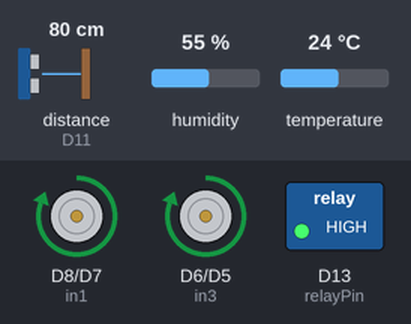
Bench run of a sketch on a simulated Arduino Uno R4 WiFi. Parts: motor-driver pin pairs drawn as motors (green arrow = first pin HIGH = forward, orange = second pin HIGH = backward, longer = more drive, scaled by the enable pin), switched loads named in the sketch (green lamp = pin HIGH). Wiring (inferred from the names in the program): ultrasonic range finder: trigger D12; echo D11. The test bench sets the inputs (shaded band); at power-on: distance to the obstacle (sensor on D11) 80 cm, humidity 55 %, temperature 24 °C. The echo pulse lasts 58.3 µs per cm; WiFi joins after 1.5 s; servers stay silent unless stated; pins used as bus, display or sensor lines are not drawn; what the sketch prints to the serial monitor is not drawn.

Above: at 2.7 s.
2.8 s: distance to the obstacle (sensor on D11) set to 18 cm
4.3 s: distance to the obstacle (sensor on D11) set to 13 cm
At 4.6 s:
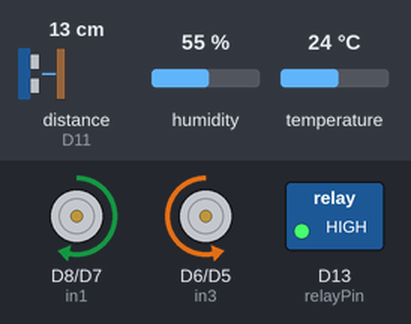
7.8 s: humidity set to 51 %
11.3 s: humidity set to 48 %
At 12.7 s:
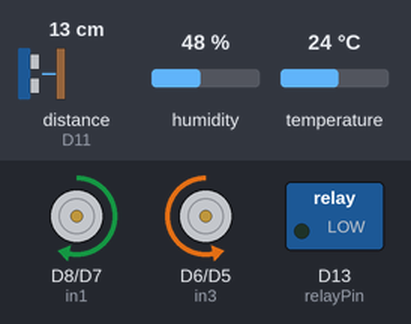
14.9 s: distance to the obstacle (sensor on D11) set to 35 cm
At 16.8 s:
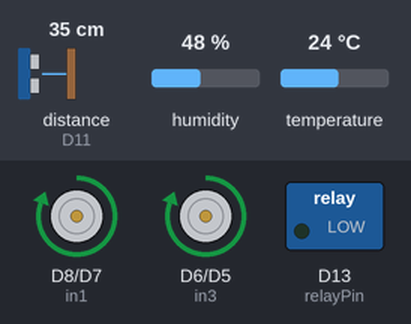
Timing chart, 0 to 18.3 s (numbered marks = the images above; inputs shaded):
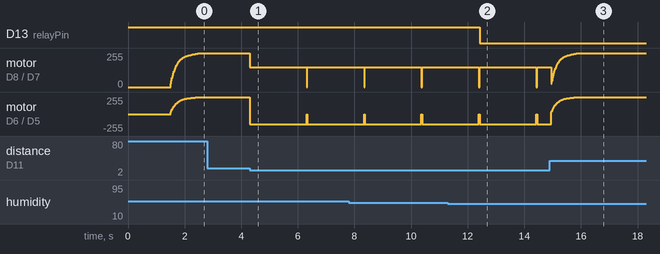

Measured:
- the behaviour switches between 16 and 15 cm on distance to the obstacle (sensor on D11) (found by bisection; images 0 and 1)
- the behaviour switches between 50 and 49 % on humidity (found by bisection; images 1 and 2)
- after the input at 2.8 s, every drawn part: stays the same
- after the input at 4.3 s, motor on D8 (in1) / D7 (in2): forward 255/255 → forward 150/255 at once; motor on D6 (in3) / D5 (in4): forward 255/255 → backward 150/255 at once
- after the input at 11.3 s, D13 (relayPin): HIGH → LOW after 1.1 s

The sketch:

arduino.ino
```cpp
// =================================================================
// ライブラリのインクルード
// =================================================================
#include <WiFiS3.h>
#include <WebSocketsClient.h>
#include <DHT.h>
#include "arduino_secrets.h"

// =================================================================
// ピン設定
// =================================================================
// --- モーター & 超音波センサー ---
const int enA = 9;
const int in1 = 8;
const int in2 = 7;
const int enB = 3;
const int in3 = 6;
const int in4 = 5;
const int trigPin = 12;
const int echoPin = 11;
// --- DHT11 センサー ---
const int dhtPin = 2; // DHT11のピンをD2に統一
// --- リレー ---
const int relayPin = 13;

// =================================================================
// オブジェクトの初期化
// =================================================================
// --- DHTセンサー ---
#define DHTTYPE DHT11
DHT dht(dhtPin, DHTTYPE);
// --- Wi-Fi & WebSocket ---
const char* host = SECRET_SERVER_HOST;
const int port = SECRET_SERVER_PORT;
char ssid[] = SECRET_SSID;
char pass[] = SECRET_PASS;
WebSocketsClient webSocket;

// =================================================================
// 制御用定数 & グローバル変数
// =================================================================
// --- モーター制御 ---
const int OBSTACLE_DISTANCE = 15;
const int ACCEL_INTERVAL = 20;
const int ACCEL_FACTOR = 10;
const int TURN_SPEED = 150;
const int TURN_DURATION = 500;
int currentSpeed = 0;
unsigned long lastUpdateTime = 0;
// --- タイマー管理 ---
unsigned long lastSensorReadTime = 0; // センサー読み取り & リレー制御用
unsigned long lastSendTime = 0;       // WebSocket送信用
// --- 共有データ ---
float lastReadHumidity = 0.0; // 最後に読み取った湿度を保持する変数

// =================================================================
// WebSocket イベント処理
// =================================================================
void webSocketEvent(WStype_t type, uint8_t * payload, size_t length) {
  switch(type) {
    case WStype_DISCONNECTED:
      Serial.println("[WSc] Disconnected!");
      break;
    case WStype_CONNECTED:
      Serial.print("[WSc] Connected to url: ");
      Serial.println((char *)payload);
      break;
    case WStype_TEXT:
      Serial.print("[WSc] get text: ");
      Serial.println((char *)payload);
      break;
    default:
      break;
  }
}

// =================================================================
// セットアップ関数
// =================================================================
void setup() {
  Serial.begin(9600);
  while (!Serial) { ; }

  // --- ハードウェア初期化 ---
  pinMode(enA, OUTPUT);
  pinMode(in1, OUTPUT);
  pinMode(in2, OUTPUT);
  pinMode(enB, OUTPUT);
  pinMode(in3, OUTPUT);
  pinMode(in4, OUTPUT);
  pinMode(trigPin, OUTPUT);
  pinMode(echoPin, INPUT);
  pinMode(relayPin, OUTPUT);
  digitalWrite(relayPin, HIGH); // リレーを初期状態でOFF
  dht.begin();
  Serial.println("Hardware initialized.");

  // --- Wi-Fi接続 ---
  Serial.print("Connecting to ");
  Serial.println(ssid);
  while (WiFi.begin(ssid, pass) != WL_CONNECTED) {
    delay(1000);
    Serial.print(".");
  }
  Serial.println("\nWiFi connected");
  IPAddress ip = WiFi.localIP();
  Serial.print("IP Address: ");
  Serial.println(ip);

  // --- WebSocket接続 ---
  webSocket.begin(host, port, "/");
  webSocket.onEvent(webSocketEvent);
  webSocket.setReconnectInterval(5000);
}

// =================================================================
// メインループ
// =================================================================
void loop() {
  // WebSocketの接続維持
  webSocket.loop();

  // --- 2秒ごとにセンサー読み取り & リレー制御 ---
  if (millis() - lastSensorReadTime > 2000) {
    lastSensorReadTime = millis();
    float h = dht.readHumidity();

    if (!isnan(h)) {
      lastReadHumidity = h; // 読み取った値をグローバル変数に保存
      Serial.print("湿度: ");
      Serial.print(h);
      Serial.print(" %");

      if (h < 50.0) {
        digitalWrite(relayPin, LOW);
        Serial.println(" -> リレーON");
      } else {
        digitalWrite(relayPin, HIGH);
        Serial.println(" -> リレーOFF");
      }
    } else {
      Serial.println("センサーの読み取りに失敗しました");
    }
  }

  // --- 5秒ごとにWebSocketでデータ送信 ---
  if (webSocket.isConnected() && (millis() - lastSendTime > 5000)) {
    lastSendTime = millis();

    // JSON形式の文字列を作成
    String message = "{\"humidity\":" + String(lastReadHumidity, 1) + "}";

    Serial.print("Sending message: ");
    Serial.println(message);
    webSocket.sendTXT(message);
  }

  // --- モーター制御 ---
  long distance = measureDistance();
  if (distance > 0 && distance < OBSTACLE_DISTANCE) {
    pivotTurn();
    stopMotors();
    currentSpeed = 0;
  } else {
    accelerateMotors();
  }
}

// =================================================================
// ヘルパー関数 (モーター制御など)
// =================================================================

void accelerateMotors() {
  unsigned long currentTime = millis();
  if (currentTime - lastUpdateTime >= ACCEL_INTERVAL) {
    lastUpdateTime = currentTime;
    if (currentSpeed < 255) {
      int speedIncrease = max(1, (255 - currentSpeed) / ACCEL_FACTOR);
      currentSpeed += speedIncrease;
      if (currentSpeed > 255) {
        currentSpeed = 255;
      }
    }
  }
  setMotorSpeed(currentSpeed, true);
}

void stopMotors() {
  setMotorSpeed(0, true);
}

void pivotTurn() {
  setMotorA(TURN_SPEED, true);
  setMotorB(TURN_SPEED, false);
  delay(TURN_DURATION);
}

void setMotorSpeed(int speed, bool forward) {
  setMotorA(speed, forward);
  setMotorB(speed, forward);
}

long measureDistance() {
  digitalWrite(trigPin, LOW);
  delayMicroseconds(2);
  digitalWrite(trigPin, HIGH);
  delayMicroseconds(10);
  digitalWrite(trigPin, LOW);
  long duration = pulseIn(echoPin, HIGH, 30000L);
  if (duration == 0) return -1;
  return duration * 0.034 / 2;
}

void setMotorA(int speed, bool forward) {
  if (forward) {
    digitalWrite(in1, HIGH);
    digitalWrite(in2, LOW);
  } else {
    digitalWrite(in1, LOW);
    digitalWrite(in2, HIGH);
  }
  analogWrite(enA, speed);
}

void setMotorB(int speed, bool forward) {
  if (forward) {
    digitalWrite(in3, HIGH);
    digitalWrite(in4, LOW);
  } else {
    digitalWrite(in3, LOW);
    digitalWrite(in4, HIGH);
  }
  analogWrite(enB, speed);
}
```

arduino_secrets.h
```cpp
// WiFiのSSIDを入力
#define SECRET_SSID "ENTER_YOUR_SSID"
// WiFiのパスワードを入力
#define SECRET_PASS "ENTER_YOUR_PASS"

// Node.jsのIPアドレスを入力
#define SECRET_SERVER_HOST "192.168.100.7"
// Node.jsのポートを入力(基本的に変更の必要なし)
#define SECRET_SERVER_PORT 8080
```
